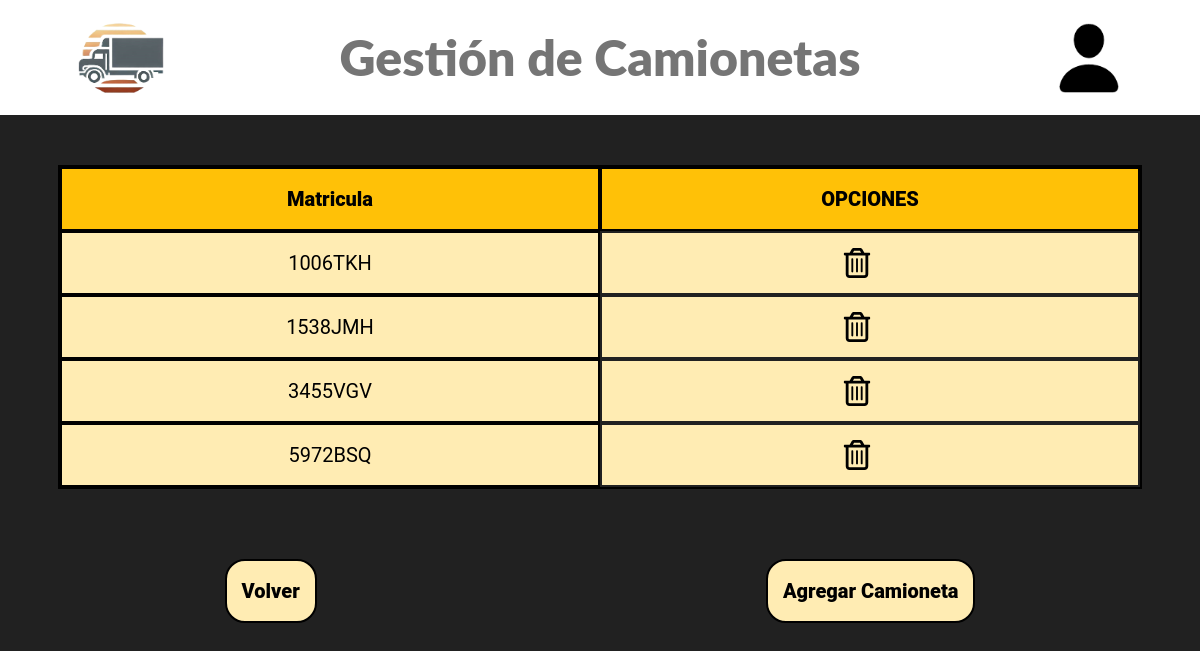
Before: /proyecto/Views/backoffice/vehiculos/camionetas/camioneta_index.php (signed in) with the older database file.
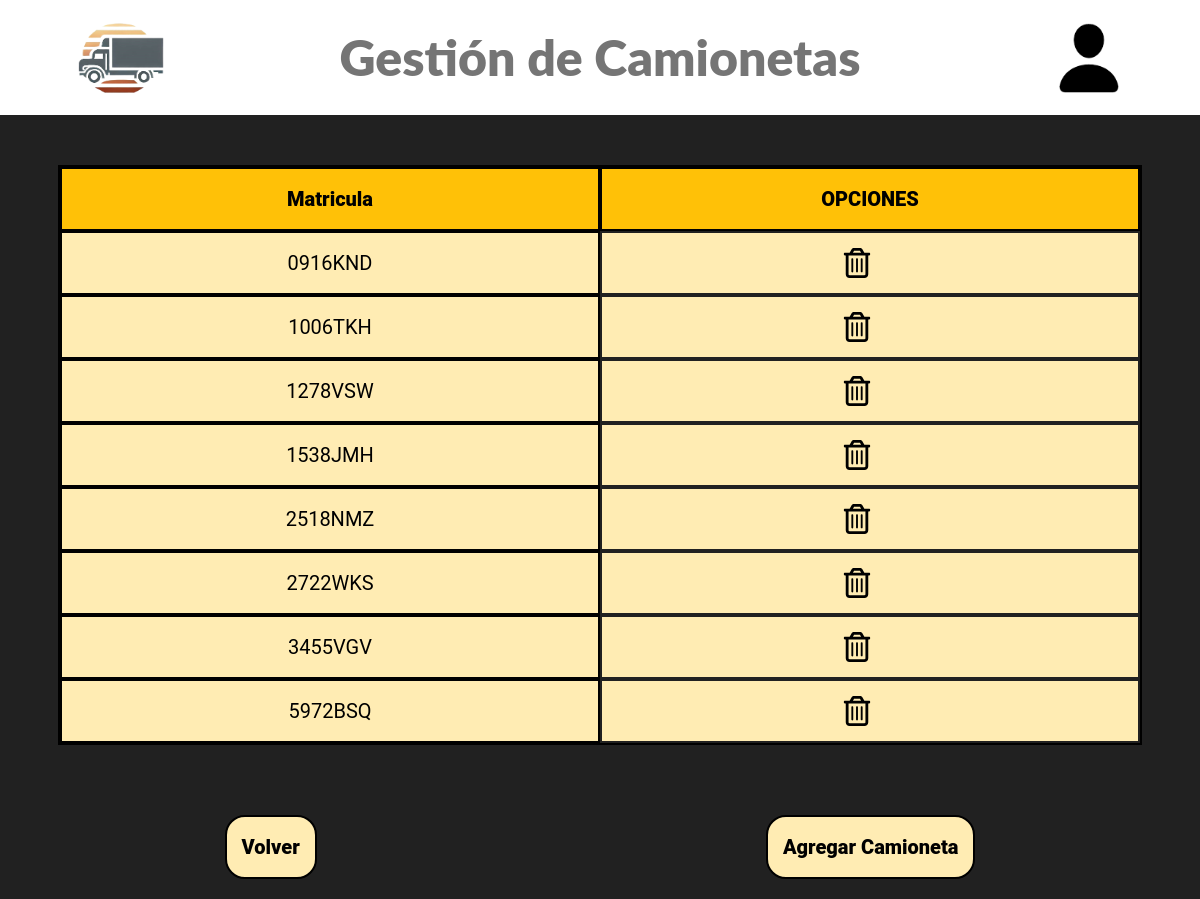
After: the same page with the newer database file.
### tables this page shows
CREATE TABLE `camioneta` (
  `MatriculaC` char(7) NOT NULL PRIMARY KEY
);

### proyecto/Views/backoffice/vehiculos/camionetas/camioneta_index.php (the view, shortened to what this page needs)
<!DOCTYPE html>
<html lang="en">
<head>
    <link rel="stylesheet" href="../../style.css">
</head>
<body>
    <header class="header">
        <div class="header__contenedor">
            <div class="header__home">
                <a href="../../index.php">
                    <img src="../../img/Logo_sistema.png" alt="Logo de max truck">
                </a>
            </div>
            <div class="header__titulo">
                <h1 data-section="header" data-value="camioneta">Gestión de Camionetas</h1>
            </div>
            <div class="header__logo">
                <label for="menuD" class="label"><img src="../../img/personas.png" alt="personas de max truck"></label>
            </div>
        </div>
    </header>
    <div class="info_tabla">
        <div class="tabla">
            <div class="grid2">
                <div class="datos pFila" data-section="camioneta" data-value="matricula">Matricula</div>
                <div class="datos pFila" data-section="paquete" data-value="opciones">OPCIONES</div>
                <?php
                $conexion = new mysqli("localhost", "root", "", "ocean");
                $sentencia = "SELECT * FROM camioneta";
                $filas = $conexion->query($sentencia);
                foreach ($filas->fetch_all(MYSQLI_ASSOC) as $fila) {
                ?>
                    <div class="datos"><?php echo $fila['MatriculaC'] . " "; ?></div>
                    <div class="datosL">
                        <?php
                        echo '<a href="#" onclick="confirmDelete(\''  . $fila['MatriculaC'] . '\');">' . '<img src="../../img/eliminar.svg" alt="Imagen eliminar">' . ' </a>';
                        ?>
                    </div>
                <?php
                }
                ?>
            </div>
        </div>
    </div>
    <div class="btn_tabla">
        <a href="../vehiculos.php" class="btn" data-section="boton" data-value="volver">Volver</a>
        <a href="camioneta_agregar.php" class="btn" data-section="boton" data-value="agregarCamioneta">Agregar Camioneta</a>
    </div>
</body>
</html>

### proyecto/Views/backoffice/style.css (style rules this page uses)
:root { --fondoP: #212121; --fondoS: #BDBDBD; --fondoBTN: #FFECB3; --grisO: #757575; --fondoPfila: #FFC107; --fuentePrincipal: 'Roboto', sans-serif; --fuenteSecundaria: 'Lato', sans-serif; }
html { font-size: 62.5%; height: 100%; }
body { font-family: var(--fuentePrincipal); font-size: 1.6rem; line-height: 1.5; margin: 0; height: 100%; background-color: var(--fondoP); }
img { width: 95%; display: block; height: 7rem; }
h1 { font-size: 5rem; text-align: center; }
h1, h2, h3 { font-weight: 900; font-family: var(--fuenteSecundaria); margin: 0; }
a { text-decoration: none; color: #000; }
[class$="__contenedor"] { max-width: 120rem; margin: 0 auto; width: 90%; }
.btn { border: #000 solid 2px; padding: 1.5rem; border-radius: 2rem; transition: .5s; background-color: var(--fondoBTN); color: #000; display: inline-block; text-align: center; }
.header { color: var(--grisO); background-color: #FFF; padding: 2rem; z-index: 9; }
.header__contenedor { display: flex; justify-content: space-between; align-items: center; }
.header__logo, .header__home, .nav__contenedor { width: 9rem; }
.header__home { transition: .5s; }
.header__logo { display: flex; align-items: center; justify-content: flex-end; }
.label { cursor: pointer; }
.grid2 { display: grid; grid-template-columns: repeat(2, 1fr); background-color: var(--grisO); font-size: 2rem; border: solid 2px #000; margin: 5rem auto; width: 90%; }
.datos { background-color: var(--fondoBTN); border: 2px solid #000; padding: 1.5rem; display: flex; justify-content: center; align-items: center; }
.datosL { background-color: var(--fondoBTN); text-align: center; padding: .5rem; border: solid 2px var(--fondoP); }
.datosL img { height: 3rem; transition: .5s; margin: 1rem 0; }
.btn_tabla { display: flex; justify-content: center; font-weight: 800; font-size: 2rem; }
.btn_tabla .btn { margin: 2rem auto; }
.pFila { font-weight: 900; display: block; text-align: center; background-color: var(--fondoPfila); }

Changed rows visible on the page:
added camioneta: MatriculaC "0916KND"
added camioneta: MatriculaC "1278VSW"
added camioneta: MatriculaC "2518NMZ"
added camioneta: MatriculaC "2722WKS"
